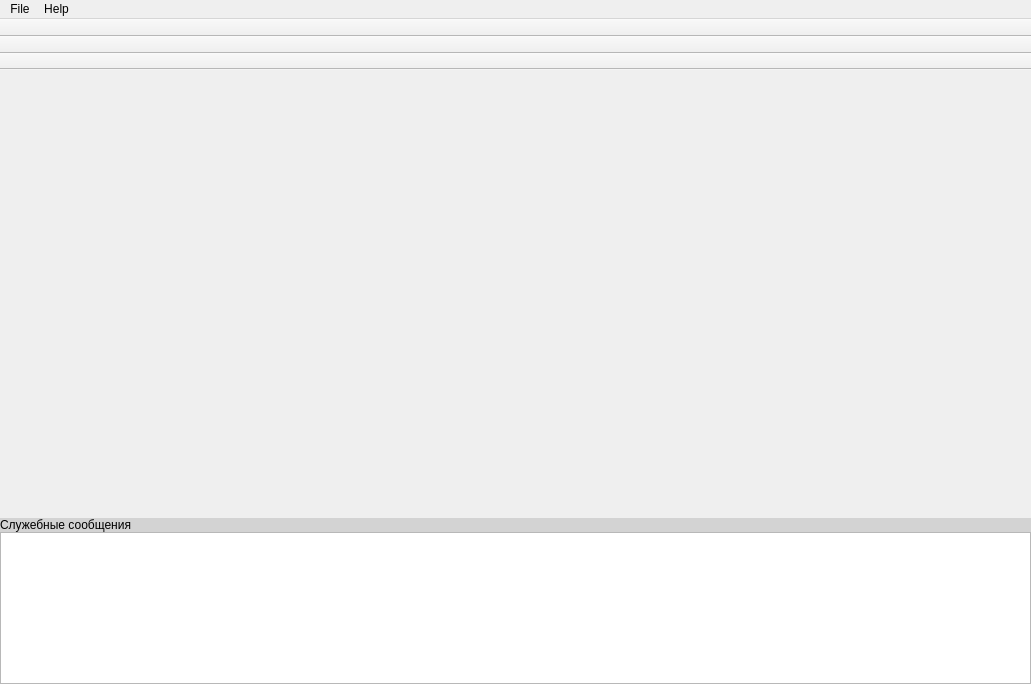
<?xml version="1.0" encoding="UTF-8"?>
<ui version="4.0">
 <class>KCRM</class>
 <widget class="QMainWindow" name="KCRM">
  <property name="geometry">
   <rect>
    <x>0</x>
    <y>0</y>
    <width>1031</width>
    <height>684</height>
   </rect>
  </property>
  <property name="windowTitle">
   <string>KCRM</string>
  </property>
  <property name="iconSize">
   <size>
    <width>24</width>
    <height>24</height>
   </size>
  </property>
  <widget class="QWidget" name="centralwidget">
   <layout class="QVBoxLayout" name="verticalLayout_2">
    <property name="spacing">
     <number>0</number>
    </property>
    <property name="leftMargin">
     <number>0</number>
    </property>
    <property name="topMargin">
     <number>0</number>
    </property>
    <property name="rightMargin">
     <number>0</number>
    </property>
    <property name="bottomMargin">
     <number>0</number>
    </property>
    <item>
     <spacer name="verticalSpacer">
      <property name="orientation">
       <enum>Qt::Vertical</enum>
      </property>
      <property name="sizeHint" stdset="0">
       <size>
        <width>20</width>
        <height>1000</height>
       </size>
      </property>
     </spacer>
    </item>
    <item>
     <layout class="QVBoxLayout" name="verticalLayout">
      <property name="spacing">
       <number>0</number>
      </property>
      <item>
       <widget class="QLabel" name="label">
        <property name="styleSheet">
         <string notr="true">background-color : lightgray;
color : black

</string>
        </property>
        <property name="text">
         <string>Служебные сообщения</string>
        </property>
       </widget>
      </item>
      <item>
       <widget class="QPlainTextEdit" name="plainTextEdit">
        <property name="minimumSize">
         <size>
          <width>1029</width>
          <height>152</height>
         </size>
        </property>
        <property name="styleSheet">
         <string notr="true"/>
        </property>
        <property name="readOnly">
         <bool>true</bool>
        </property>
       </widget>
      </item>
     </layout>
    </item>
   </layout>
  </widget>
  <widget class="QMenuBar" name="menubar">
   <property name="geometry">
    <rect>
     <x>0</x>
     <y>0</y>
     <width>1031</width>
     <height>21</height>
    </rect>
   </property>
   <widget class="QMenu" name="menuFile">
    <property name="title">
     <string>File</string>
    </property>
   </widget>
   <widget class="QMenu" name="menuHelp">
    <property name="title">
     <string>Help</string>
    </property>
   </widget>
   <addaction name="menuFile"/>
   <addaction name="menuHelp"/>
  </widget>
  <widget class="QToolBar" name="toolBar">
   <property name="windowTitle">
    <string>toolBar</string>
   </property>
   <property name="movable">
    <bool>false</bool>
   </property>
   <attribute name="toolBarArea">
    <enum>TopToolBarArea</enum>
   </attribute>
   <attribute name="toolBarBreak">
    <bool>false</bool>
   </attribute>
  </widget>
  <widget class="QToolBar" name="toolBar_2">
   <property name="windowTitle">
    <string>toolBar_2</string>
   </property>
   <property name="movable">
    <bool>false</bool>
   </property>
   <attribute name="toolBarArea">
    <enum>TopToolBarArea</enum>
   </attribute>
   <attribute name="toolBarBreak">
    <bool>true</bool>
   </attribute>
  </widget>
  <widget class="QToolBar" name="toolBar_3">
   <property name="windowTitle">
    <string>toolBar_3</string>
   </property>
   <property name="movable">
    <bool>false</bool>
   </property>
   <attribute name="toolBarArea">
    <enum>TopToolBarArea</enum>
   </attribute>
   <attribute name="toolBarBreak">
    <bool>true</bool>
   </attribute>
  </widget>
 </widget>
 <resources/>
 <connections/>
</ui>
